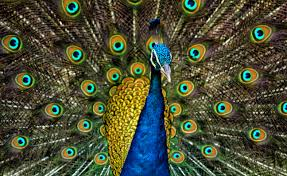
#> input picture download.jpeg, 287 x 176 px
$ jupyter execute sift_template_matching.ipynb
#> lines starting #> are read from the running program, lines starting #| are printed output that depends on the picture
[cell 1]
import cv2 as cv
import numpy as np
from matplotlib import pyplot as plt
img_rgb = cv.imread('download.jpeg')
#> img_rgb is the input picture: shape (176, 287, 3); mean B, G, R 53.8, 77.4, 73.8
img_gray = cv.cvtColor(img_rgb, cv.COLOR_BGR2GRAY)
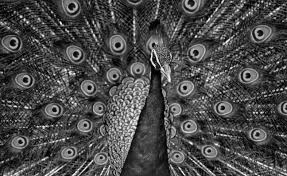
#> img_gray: shape (176, 287); min 0, max 254, mean 73.6
template = cv.imread('feather.jpg',0)
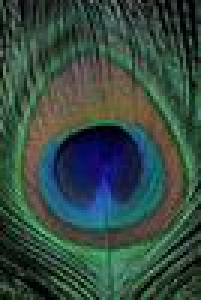
#> input picture feather.jpg, 67 x 100 px (shown 3 times larger)
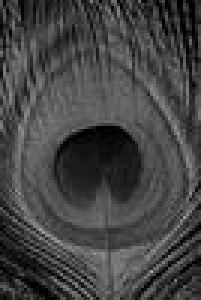
#> template: shape (100, 67) (shown 3 times larger); min 0, max 164, mean 67.8
w, h = template.shape[::-1]
#> w = 67; h = 100
res = cv.matchTemplate(img_gray,template,cv.TM_CCOEFF_NORMED)
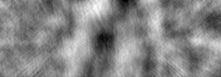
#> res: shape (77, 221) float32; min -0.162, max 0.168, mean 0.0115; drawn with min black and max white
threshold = 0.1
loc = np.where( res >= threshold)
#> loc = 469 positions, rows 0 to 62, columns 67 to 220
for pt in zip(*loc[::-1]):
    cv.rectangle(img_rgb, pt, (pt[0] + w, pt[1] + h), (0,0,255), 1)
#> this loop made 469 passes
#> pt on passes 1 to 3: (91, 0), (94, 0), (95, 0)
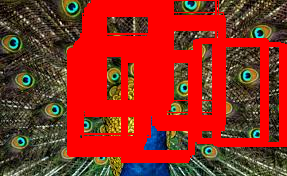
#> img_rgb: shape (176, 287, 3); mean B, G, R 30.4, 43.4, 147.9
plt.imshow(img_rgb)
